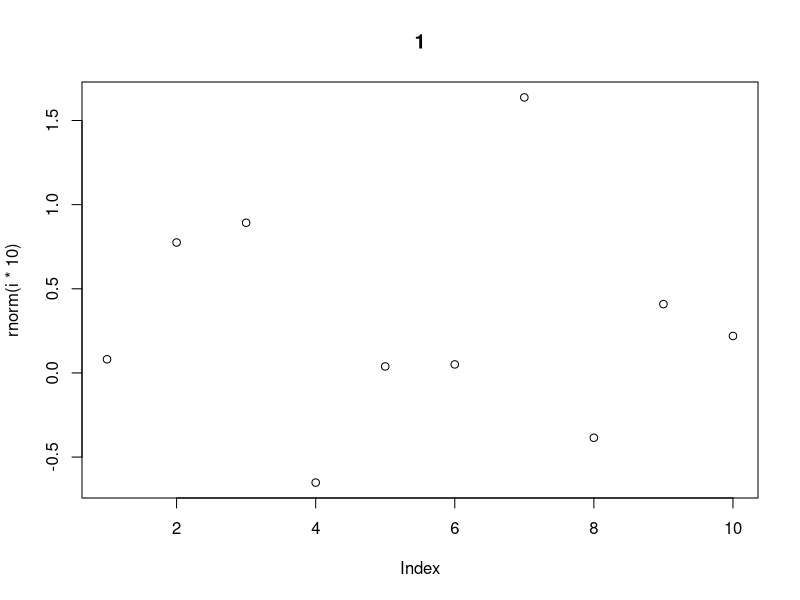
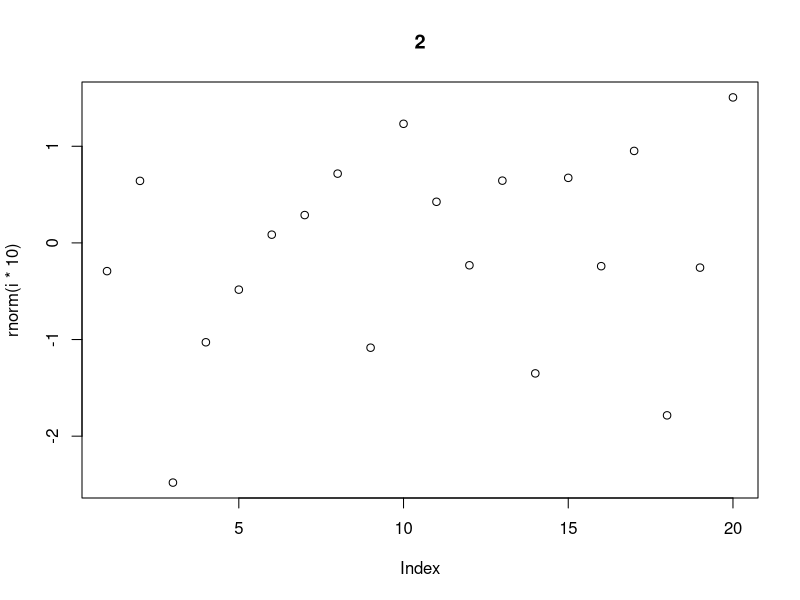
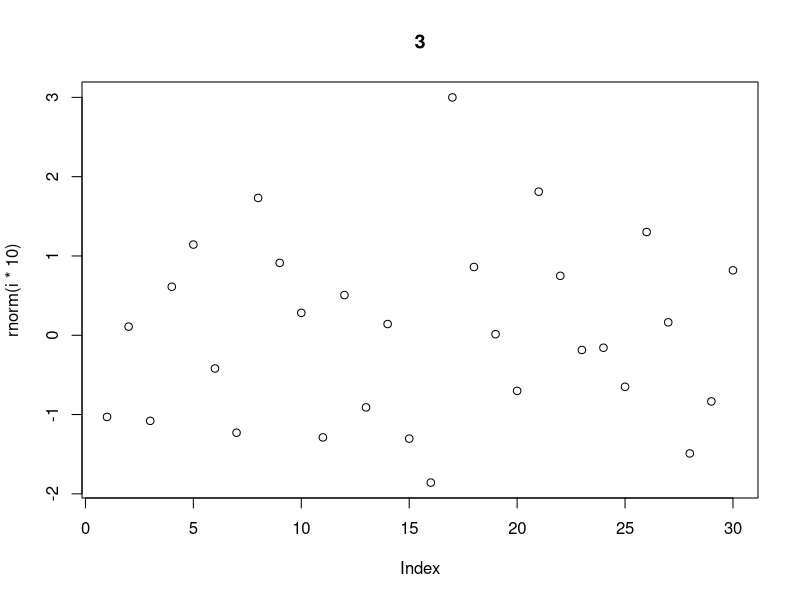

Here is the R script that generated these plots, in order:
## ---- chunk 1
for (i in 1:3)
    { 
     png(filename = paste0("plot",i,".png") )
     plot(rnorm(i*10), main = i)
     dev.off()
    }
